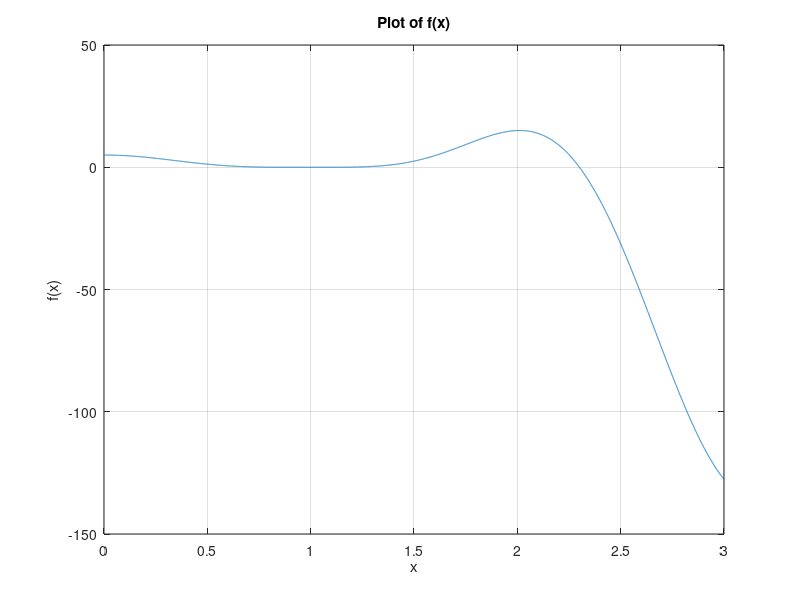

Reproduce this figure in MATLAB. (Note: this script raises an error after producing the figure.)
% H συνάρτηση f
format long;
f_x = @(x) 94.*(cos(x).^3) - 24.*cos(x)+177.*(sin(x).^2) - 108*(sin(x).^4)-72.*(cos(x).^3 .* sin(x).^2) -65;

% Γράφημα της f
x = linspace(0, 3, 10000);  
plot(x, f_x(x));
grid on; 
xlabel('x');      
ylabel('f(x)'); 
title('Plot of f(x)'); 

%Μέθοδος Τέμνουσας Μετασχηματισμένης | 100 επαναλήψεις για εύρεση μέσης ταχύτητας σύγκλισης
syms x  
f_x = 94.*(cos(x).^3) - 24.*cos(x)+177.*(sin(x).^2) - 108*(sin(x).^4)-72.*(cos(x).^3 .* sin(x).^2) -65; 
tolerance = 10^(-7);
f_numeric = matlabFunction(f_x);
MAX_ITERATIONS = 200;
a = 0;
b = 3;
TotalIterations = 0;
succesfulIterations =0;
while succesfulIterations<100
    randomInitialization1 = a + (b-a) * rand;
    randomInitialization2 = a + (b-a) * rand;
    randomInitialization3 = a + (b-a) * rand;
    
    xn = randomInitialization1;
    xn1 = randomInitialization2;
    xn2 = randomInitialization3;
    iterations = 1;
    q = f_numeric(xn)/f_numeric(xn1);
    r = f_numeric(xn2)/f_numeric(xn1);
    s = f_numeric(xn2)/f_numeric(xn);
    xn3 = xn2 - (( r.*(r-q).*(xn2-xn1) + (1-r).*s.*(xn2-xn) )/ (((q-1).*(r-1).*(s-1)+eps)));
    
    while abs(f_numeric(xn3)) > tolerance || abs(xn3 - xn2) > tolerance && abs(xn3 - xn1) > tolerance && abs(xn3 - xn) > tolerance
    
         xn=xn1;
         xn1=xn2;
         xn2=xn3;
         q = f_numeric(xn)/f_numeric(xn1);
         r = f_numeric(xn2)/f_numeric(xn1);
         s = f_numeric(xn2)/f_numeric(xn);
         xn3 = xn2 - (( r.*(r-q).*(xn2-xn1) + (1-r).*s.*(xn2-xn) )/ (((q-1).*(r-1).*(s-1)+eps)));
         iterations = iterations +1; 
         if iterations==200
             break;
         end
    end
    fprintf('%.7f', xn3);
    disp(iterations);
    if(iterations<200)
         TotalIterations = TotalIterations + iterations;
         succesfulIterations = succesfulIterations+1;
         disp(succesfulIterations);
    end
end

AverateIterations = TotalIterations/100;
disp(AverateIterations);